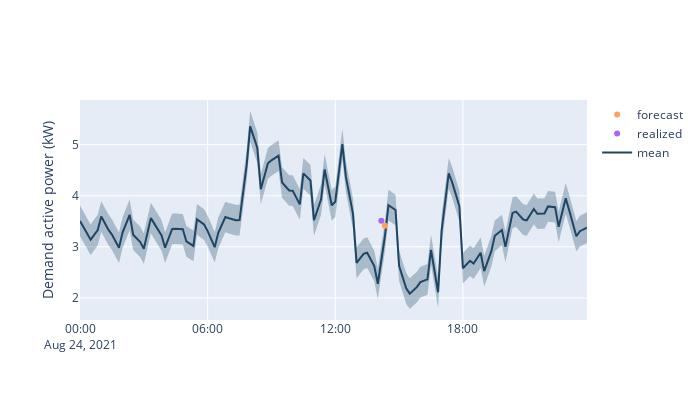
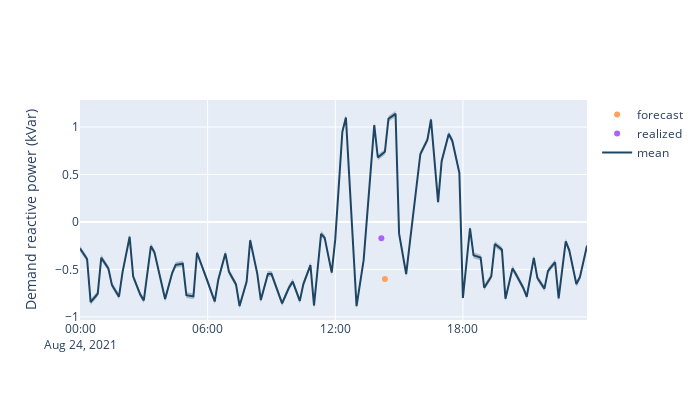
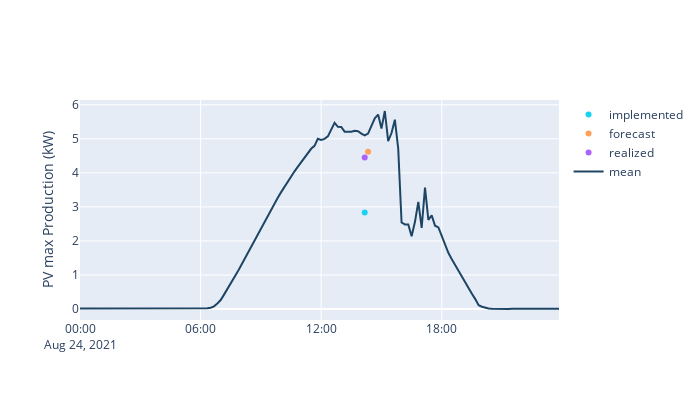
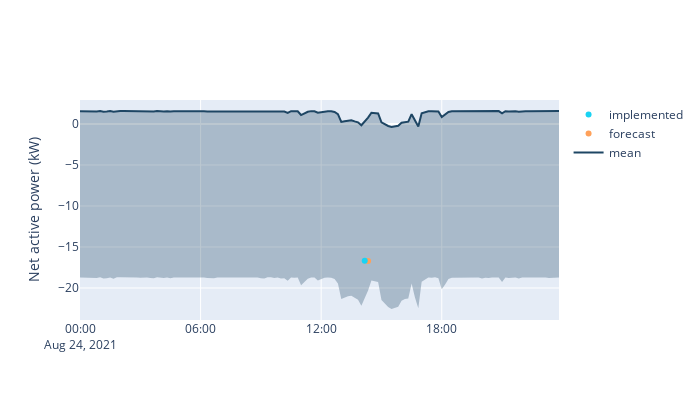

Source (notebook cell) for these figures, in order:
### Code cell
date_sp = datetime.now()
if day > 0:
    date_sp = date_sp.replace(day = day)
    date_sp = date_sp.replace(month = month)
date_str = str(date_sp.year) + str(date_sp.month) + str(date_sp.day)
try:
    file_to_read = open(dir_path + r'/Result/for' + date_str + '.pickle', 'rb')
    grid_inp = pickle.load(file_to_read)
    V_mag = pickle.load(file_to_read)
    result_p_pv = pickle.load(file_to_read)
    result_p_dm = pickle.load(file_to_read)
    result_q_dm = pickle.load(file_to_read)
    result_SOC = pickle.load(file_to_read)
    result_price = pickle.load(file_to_read)
    robust_par = pickle.load(file_to_read)
    file_to_read.close()
except:
    result_p_pv = np.empty((3,144))
    result_p_dm = np.empty((3,144))
    result_q_dm = np.empty((3,144))
    result_SOC = np.empty((3,1))
    result_p_pv[:] = np.NaN
    result_p_dm[:] = np.NaN
    result_q_dm[:] = np.NaN
    result_SOC[:] = np.NaN
try:
    file_to_read = open(dir_path + r'/Result/res' + date_str + '.pickle', 'rb')
    P_SC = pickle.load(file_to_read)
    Q_SC = pickle.load(file_to_read)
    RPP_SC = pickle.load(file_to_read)
    RPN_SC = pickle.load(file_to_read)
    RQP_SC = pickle.load(file_to_read)
    RQN_SC = pickle.load(file_to_read)
    SOC_dersired = (np.array(pickle.load(file_to_read)) * 100 / 64).tolist()
    prices_vec = pickle.load(file_to_read)
    file_to_read.close()
except:
    P_SC = np.empty((1,144))
    Q_SC = np.empty((1,144))
    RPP_SC = np.empty((1,144))
    RPN_SC = np.empty((1,144))
    RQP_SC = np.empty((1,144))
    RQN_SC = np.empty((1,144))
    SOC_dersired = np.empty((1,144))
    P_SC[:] = np.NaN
    Q_SC[:] = np.NaN
    RPP_SC[:] = np.NaN
    RPN_SC[:] = np.NaN
    RQP_SC[:] = np.NaN
    RQN_SC[:] = np.NaN
    SOC_dersired[:] = np.NaN


colnames=['0', 'running_time', 'date', 'pvmax_lag', 'irr_lag', 'pdem_lag', 'qdem_lag',
          'pvmax_for', 'irr_for', 'pdem_for', 'qdem_for', 'pv_sim', 'fp_sim', 'fq_sim',
          'pv_real', 'pv_q_real', 'SOC_real', 'fp_real', 'fq_real', 'asked_P', 'asked_Q']
data_rt = pd.read_csv(dir_path + r'/Result/realtime_data.csv', names=colnames, header=None)
data_rt['date'] = pd.to_datetime(data_rt['date'])
data_rt = data_rt[data_rt['date'] >= str(date_sp.year) + '-' + str(date_sp.month) + '-' + str(date_sp.day)]
data_rt = data_rt[data_rt['date'] < str(date_sp.year) + '-' + str(date_sp.month) + '-' + str(date_sp.day + 1)]

x = pd.date_range(pd.Timestamp(date_sp).floor(freq ='D'), periods=144, freq='10min')

date = data_rt['date']
pvmax_lag = data_rt['pvmax_lag'].values
irr_lag = data_rt['irr_lag'].values
pdem_lag = data_rt['pdem_lag'].values
qdem_lag = data_rt['qdem_lag'].values
pvmax_for = data_rt['pvmax_for'].values
irr_for = data_rt['irr_for'].values
pdem_for = data_rt['pdem_for'].values
qdem_for = data_rt['qdem_for'].values
pv_sim = data_rt['pv_sim'].values
fp_sim = - data_rt['fp_sim'].values
fq_sim = - data_rt['fq_sim'].values
pv_real = data_rt['pv_real'].values
pv_q_real = data_rt['pv_q_real'].values
SOC_real = data_rt['SOC_real'].values
fp_real = data_rt['fp_real'].values
fq_real = data_rt['fq_real'].values
asked_P = data_rt['asked_P'].values
asked_Q = data_rt['asked_Q'].values

if mode == 'sim':
    figuring(x, result_p_dm, 'Demand active power (kW)', date, pdem_lag, pdem_for, [])
    figuring(x, result_q_dm, 'Demand reactive power (kVar)', date, qdem_lag, qdem_for, [])
    figuring(x, result_p_pv, 'PV max Production (kW)', date, pvmax_lag, pvmax_for, pv_sim)
    figuring(x, np.array([P_SC, RPP_SC, RPN_SC]), 'Net active power (kW)', date, [], asked_P, fp_sim)
    figuring(x, np.array([Q_SC, RQP_SC, RQN_SC]), 'Net reactive power (kVar)', date, [], asked_Q, fq_sim)
elif mode == 'lab':
    figuring(x, result_p_dm, 'Active power (kW)', date, pdem_lag, pdem_for, [])
    figuring(x, result_q_dm, 'Reactive power (kVar)', date, qdem_lag, qdem_for, [])
    figuring(x, result_p_pv, 'PV max Production (kW)', date, pvmax_lag, pvmax_for, pv_real) 
    figuring(x, np.array([P_SC, RPP_SC, RPN_SC]), 'Net active power (kW)', date, [], asked_P, fp_real)
    figuring(x, np.array([Q_SC, RQP_SC, RQN_SC]), 'Net reactive power (kVar)', date, [], asked_Q, fq_real)
figuring(x, np.array([SOC_dersired, [result_SOC[1]*result_SOC[0]] * 144, [result_SOC[2]*result_SOC[0]] * 144]), 'State of Charge (%)', date, [], [], SOC_real)

### Figure 1 — Plotly figure (JSON) as saved in the notebook; plotly's stock layout.template omitted (floating-point values rounded to 4 significant figures; data arrays with more than 128 entries replaced by an {"elided": "..."} marker saying what was removed)
{"data": [{"line": {"width": 0}, "marker": {"color": "rgba(30, 70, 100, 0.3)"}, "mode": "lines", "name": "Upper Bound", "showlegend": false, "type": "scatter", "x": {"elided": "144 str values"}, "y": {"elided": "144 float values"}}, {"fill": "tonexty", "fillcolor": "rgba(30, 70, 100, 0.3)", "line": {"width": 0}, "marker": {"color": "#444"}, "mode": "lines", "name": "Lower Bound", "showlegend": false, "type": "scatter", "x": {"elided": "144 str values"}, "y": {"elided": "144 float values"}}, {"line": {"color": "rgb(30, 70, 100)"}, "mode": "lines", "name": "mean", "type": "scatter", "x": {"elided": "144 str values"}, "y": {"elided": "144 float values"}}, {"mode": "markers", "name": "realized", "type": "scatter", "x": ["2021-08-24T14:10:00"], "y": [3.508]}, {"mode": "markers", "name": "forecast", "type": "scatter", "x": ["2021-08-24T14:20:00"], "y": [3.41]}, {"mode": "markers", "name": "implemented", "type": "scatter", "x": [], "y": []}], "layout": {"height": 400, "hovermode": "x", "width": 700, "yaxis": {"title": {"text": "Demand active power (kW)"}}}}

### Figure 2 — Plotly figure (JSON) as saved in the notebook; plotly's stock layout.template omitted (floating-point values rounded to 4 significant figures; data arrays with more than 128 entries replaced by an {"elided": "..."} marker saying what was removed)
{"data": [{"line": {"width": 0}, "marker": {"color": "rgba(30, 70, 100, 0.3)"}, "mode": "lines", "name": "Upper Bound", "showlegend": false, "type": "scatter", "x": {"elided": "144 str values"}, "y": {"elided": "144 float values"}}, {"fill": "tonexty", "fillcolor": "rgba(30, 70, 100, 0.3)", "line": {"width": 0}, "marker": {"color": "#444"}, "mode": "lines", "name": "Lower Bound", "showlegend": false, "type": "scatter", "x": {"elided": "144 str values"}, "y": {"elided": "144 float values"}}, {"line": {"color": "rgb(30, 70, 100)"}, "mode": "lines", "name": "mean", "type": "scatter", "x": {"elided": "144 str values"}, "y": {"elided": "144 float values"}}, {"mode": "markers", "name": "realized", "type": "scatter", "x": ["2021-08-24T14:10:00"], "y": [-0.1723]}, {"mode": "markers", "name": "forecast", "type": "scatter", "x": ["2021-08-24T14:20:00"], "y": [-0.6017]}, {"mode": "markers", "name": "implemented", "type": "scatter", "x": [], "y": []}], "layout": {"height": 400, "hovermode": "x", "width": 700, "yaxis": {"title": {"text": "Demand reactive power (kVar)"}}}}

### Figure 3 — Plotly figure (JSON) as saved in the notebook; plotly's stock layout.template omitted (floating-point values rounded to 4 significant figures; data arrays with more than 128 entries replaced by an {"elided": "..."} marker saying what was removed)
{"data": [{"line": {"width": 0}, "marker": {"color": "rgba(30, 70, 100, 0.3)"}, "mode": "lines", "name": "Upper Bound", "showlegend": false, "type": "scatter", "x": {"elided": "144 str values"}, "y": {"elided": "144 float values"}}, {"fill": "tonexty", "fillcolor": "rgba(30, 70, 100, 0.3)", "line": {"width": 0}, "marker": {"color": "#444"}, "mode": "lines", "name": "Lower Bound", "showlegend": false, "type": "scatter", "x": {"elided": "144 str values"}, "y": {"elided": "144 float values"}}, {"line": {"color": "rgb(30, 70, 100)"}, "mode": "lines", "name": "mean", "type": "scatter", "x": {"elided": "144 str values"}, "y": {"elided": "144 float values"}}, {"mode": "markers", "name": "realized", "type": "scatter", "x": ["2021-08-24T14:10:00"], "y": [4.451]}, {"mode": "markers", "name": "forecast", "type": "scatter", "x": ["2021-08-24T14:20:00"], "y": [4.617]}, {"mode": "markers", "name": "implemented", "type": "scatter", "x": ["2021-08-24T14:10:00"], "y": [2.833]}], "layout": {"height": 400, "hovermode": "x", "width": 700, "yaxis": {"title": {"text": "PV max Production (kW)"}}}}

### Figure 4 — Plotly figure (JSON) as saved in the notebook; plotly's stock layout.template omitted (floating-point values rounded to 4 significant figures; data arrays with more than 128 entries replaced by an {"elided": "..."} marker saying what was removed)
{"data": [{"line": {"width": 0}, "marker": {"color": "rgba(30, 70, 100, 0.3)"}, "mode": "lines", "name": "Upper Bound", "showlegend": false, "type": "scatter", "x": {"elided": "144 str values"}, "y": {"elided": "144 float values"}}, {"fill": "tonexty", "fillcolor": "rgba(30, 70, 100, 0.3)", "line": {"width": 0}, "marker": {"color": "#444"}, "mode": "lines", "name": "Lower Bound", "showlegend": false, "type": "scatter", "x": {"elided": "144 str values"}, "y": {"elided": "144 float values"}}, {"line": {"color": "rgb(30, 70, 100)"}, "mode": "lines", "name": "mean", "type": "scatter", "x": {"elided": "144 str values"}, "y": {"elided": "144 float values"}}, {"mode": "markers", "name": "realized", "type": "scatter", "x": [], "y": []}, {"mode": "markers", "name": "forecast", "type": "scatter", "x": ["2021-08-24T14:20:00"], "y": [-16.71]}, {"mode": "markers", "name": "implemented", "type": "scatter", "x": ["2021-08-24T14:10:00"], "y": [-16.68]}], "layout": {"height": 400, "hovermode": "x", "width": 700, "yaxis": {"title": {"text": "Net active power (kW)"}}}}
